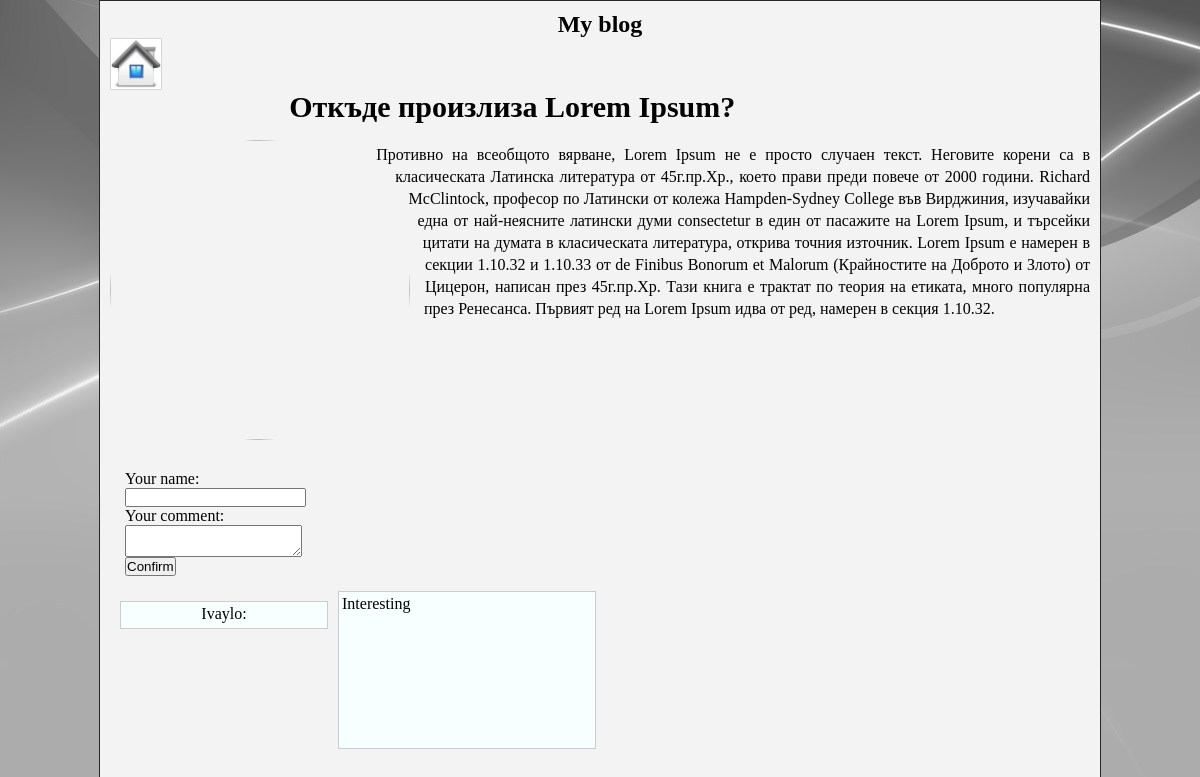
The app's page /article.php?id=4 with its own data.
### tables this page shows
CREATE TABLE `loremipsum_comments` (
  `ID` int(11) NOT NULL,
  `name` varchar(20) NOT NULL,
  `comment` text NOT NULL
);

### article.php (the view, shortened to what this page needs)
<?php
require_once 'BD.php';
$id = mysqli_escape_string($con, $_GET["id"]);
$get_comment = mysqli_query($con, "SELECT `name`, `comment` FROM `loremipsum_comments` WHERE `id`='$id'");
$text = mysqli_query($con, "SELECT `title`,`text` FROM `blog articles` WHERE `id`='$id'");
$article = mysqli_fetch_assoc($text);
?>
<html>
	<head>
		<link rel="stylesheet" type="text/css" href="assets\style.css">
	</head>
	<body>
		<div id="container">
			<header>
				<h2>My blog</h2>
				</header>
				<nav>
				<a href='index.php'><img class="linkImages" src="assets\home.jpg"></a>
				</nav>
			<article>
				<img <?php echo 'src="artPictures\\' . $id . '.jpg"'?> id="picture">
				<h1>
		<?php echo $article['title'];
		?>
				</h1>
				<div id="article">
				<?php echo $article['text'];
				?>
				</div>
			</article>
			<aside>
			<form method="post" action="comment.php?id=<?php echo $id?>">
			<p>Your name:</p> <input type="text" name="user_name"></br>
			<p>Your comment:</p> <textarea name="comment"></textarea></br>
			<input type="submit" value="Confirm">
			</form>
				<?php
				while($row=mysqli_fetch_assoc($get_comment))
				{
				echo '<span class="commentName">'.$row['name']. ':'.'</span>
	<div class="comments">'.$row['comment'].'</div>';
				}
		?>
			</aside>
		</div>
	</body>
	</html>

### style.css (style rules this page uses)
* { padding: 0; margin: 0; }
body { background-image: url("background.jpg"); }
#container { margin: auto; width: 980px; background-color: #f3f3f3; padding: 10px; border: 1px solid #262626; min-height: 580px; }
header { text-align: center; }
.linkImages { height: 50px; width: 50px; border: 1px solid #d6d6d6; }
a { text-decoration: none; }

### article.php (style rules this page uses)
h1 { margin: 0 0 20px; padding: 0; font-size: 30px; }
form { margin: 15px; }
.comments, .commentName { border: 1px solid #cccccc; padding: 3px; max-width: 250px; margin: 10px; height: 150px; overflow: auto; background-color: #f7ffff; }
.commentName { height: 20px; text-align: center; float: left; width: 200px; }
.comments { margin-bottom: 45px; }
#picture { display: inline-block; width: 300px; height: 300px; float: left; border-radius: 50%; shape-outside: circle(); margin: 50px 15px 30px 0px; }
#article { text-align: justify; margin: 0; padding: 0; line-height: 22px; }
aside { clear: both; }

### records on screen
blog articles: title "Откъде произлиза Lorem Ipsum?", text "Противно на всеобщото вярване, Lorem Ipsum не е просто случаен текст. Неговите корени са в класическата Латинска литература от 45г.пр.Хр., което прави преди повече от 2000 години. Richard McClintock, професор по Латински от колежа Hampden-Sydney College във Вирджиния, изучавайки една от най-неясните латински думи consectetur в един от пасажите на Lorem Ipsum, и търсейки цитати на думата в класическата литература, открива точния източник. Lorem Ipsum е намерен в секции 1.10.32 и 1.10.33 от de Finibus Bonorum et Malorum (Крайностите на Доброто и Злото) от Цицерон, написан през 45г.пр.Хр. Тази книга е трактат по теория на етиката, много популярна през Ренесанса. Първият ред на Lorem Ipsum идва…"
loremipsum_comments: name "Ivaylo", comment "Interesting"
